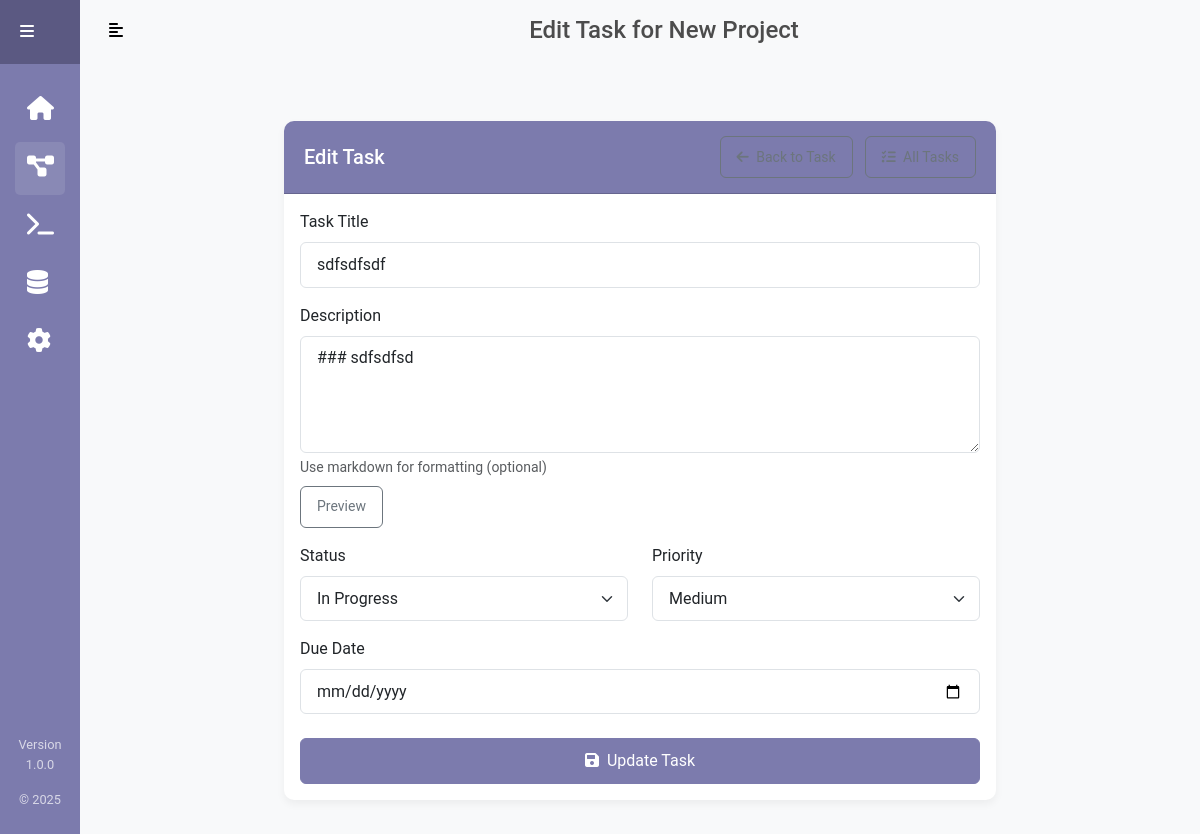
The page /projects/1/tasks/1/edit on the database its author committed.
### models.py (models this page shows, shortened)
class Project(db.Model):
    __tablename__ = 'projects'
    id = db.Column(db.Integer, primary_key=True)
    name = db.Column(db.String(100), nullable=False)
    description = db.Column(db.Text)
    status = db.Column(db.String(20), default='active')  # active, archived, completed
    created_at = db.Column(db.DateTime, default=datetime.utcnow)
    updated_at = db.Column(db.DateTime, default=datetime.utcnow, onupdate=datetime.utcnow)
    repository_url = db.Column(db.String(255))
    start_date = db.Column(db.Date)
    end_date = db.Column(db.Date)
    tasks = db.relationship('Task', backref='project', lazy=True, cascade="all, delete-orphan")
    servers = db.relationship('ProjectServer', backref='project', lazy=True, cascade="all, delete-orphan")
    databases = db.relationship('ProjectDatabase', backref='project', lazy=True, cascade="all, delete-orphan")

class Task(db.Model):
    __tablename__ = 'tasks'
    id = db.Column(db.Integer, primary_key=True)
    title = db.Column(db.String(100), nullable=False)
    description = db.Column(db.Text)
    status = db.Column(db.String(20), default='todo')  # todo, in_progress, review, done
    priority = db.Column(db.String(20), default='medium')  # low, medium, high, urgent
    due_date = db.Column(db.DateTime)
    created_at = db.Column(db.DateTime, default=datetime.utcnow)
    updated_at = db.Column(db.DateTime, default=datetime.utcnow, onupdate=datetime.utcnow)
    completed_at = db.Column(db.DateTime)
    project_id = db.Column(db.Integer, db.ForeignKey('projects.id'), nullable=False)
    notes = db.relationship('TaskNote', backref='task', lazy=True, cascade="all, delete-orphan")

### app.py (the view, shortened to what this page needs)
@app.route('/projects/<int:project_id>/tasks/<int:task_id>/edit', methods=['GET', 'POST'])
def edit_task(project_id, task_id):
    project = Project.query.get_or_404(project_id)
    task = Task.query.get_or_404(task_id)
    if task.project_id != project_id:
        flash('Task does not belong to this project', 'danger')
        return redirect(url_for('project_tasks', project_id=project_id))
    return render_template('tasks/form.html', project=project, task=task)

### src/templates/tasks/form.html (shortened to what this page needs)
{% extends "base.html" %}
{% block page_title %}
{% if task %}Edit Task{% else %}Create New Task{% endif %} for {{ project.name }}
{% endblock %}
{% block content %}
<div class="row mt-4 justify-content-center">
    <div class="col-lg-8">
        <div class="card">
            <div class="card-header d-flex justify-content-between align-items-center">
                <h5 class="mb-0">{% if task %}Edit{% else %}New{% endif %} Task</h5>
                <div>
                    {% if task %}
                    <a href="{{ url_for('view_task', project_id=project.id, task_id=task.id) }}" class="btn btn-outline-secondary btn-sm me-2">
                        <i class="fas fa-arrow-left me-1"></i> Back to Task
                    </a>
                    {% endif %}
                    <a href="{{ url_for('project_tasks', project_id=project.id) }}" class="btn btn-outline-secondary btn-sm">
                        <i class="fas fa-tasks me-1"></i> All Tasks
                    </a>
                </div>
            </div>
            <div class="card-body">
                <form method="post" action="{{ url_for('edit_task', project_id=project.id, task_id=task.id) if task else url_for('create_task', project_id=project.id) }}">
                    <div class="mb-3">
                        <label for="title" class="form-label required">Task Title</label>
                        <input type="text" class="form-control" id="title" name="title"
                               value="{{ task.title if task else '' }}" required
                               placeholder="Enter task title">
                    </div>
                    <div class="mb-3">
                        <label for="description" class="form-label">Description</label>
                        <textarea class="form-control" id="description" name="description" rows="4"
                                  placeholder="Enter task description">{{ task.description if task else '' }}</textarea>
                        <div class="form-text">Use markdown for formatting (optional)</div>
                    </div>
                    <div class="row mb-3">
                        <div class="col-md-6">
                            <label for="status" class="form-label">Status</label>
                            <select class="form-select" id="status" name="status">
                                <option value="in_progress" {% if task and task.status == 'in_progress' %}selected{% endif %}>In Progress</option>
                            </select>
                        </div>
                        <div class="col-md-6">
                            <label for="priority" class="form-label">Priority</label>
                            <select class="form-select" id="priority" name="priority">
                                <option value="medium" {% if task and task.priority == 'medium' %}selected{% else %}selected{% endif %}>Medium</option>
                            </select>
                        </div>
                    </div>
                    <div class="mb-3">
                        <label for="due_date" class="form-label">Due Date</label>
                        <input type="date" class="form-control" id="due_date" name="due_date"
                               value="{{ task.due_date.strftime('%Y-%m-%d') if task and task.due_date else '' }}">
                    </div>
                    <div class="d-grid gap-2 mt-4">
                        <button type="submit" class="btn btn-primary">
                            <i class="fas fa-save me-1"></i> {% if task %}Update{% else %}Create{% endif %} Task
                        </button>
                    </div>
                </form>
            </div>
        </div>
    </div>
</div>
{% endblock %}

### src/static/css/style.css (style rules this page uses)
:root { --sidebar-width: 250px; --sidebar-width-collapsed: 80px; --primary-color: #7c7bad; --primary-dark: #5b5982; --secondary-color: #f0f0f5; --text-color: #4c4c4c; --danger-color: #dc3545; --success-color: #28a745; --warning-color: #ffc107; --info-color: #17a2b8; --transition-speed: 0.3s; }
body { font-family: 'Roboto', 'Helvetica', sans-serif; background: #f8f9fa; color: var(--text-color); min-height: 100vh; overflow-x: hidden; }
a { text-decoration: none; transition: all var(--transition-speed); }
.card { border: none; border-radius: 10px; box-shadow: 0 4px 8px rgba(0, 0, 0, 0.05); transition: all var(--transition-speed); margin-bottom: 20px; }
.card-header { background-color: var(--primary-color); color: white; border-radius: 10px 10px 0 0 !important; padding: 15px 20px; }
.form-control, .form-select, .btn { border-radius: 6px; padding: 0.6rem 1rem; }
.btn-primary { background-color: var(--primary-color); border-color: var(--primary-color); }

### rows shown on the page
Project: name "New Project"
Task: title "sdfsdfsdf", description "### sdfsdfsd", status "In Progress", priority "Medium"
